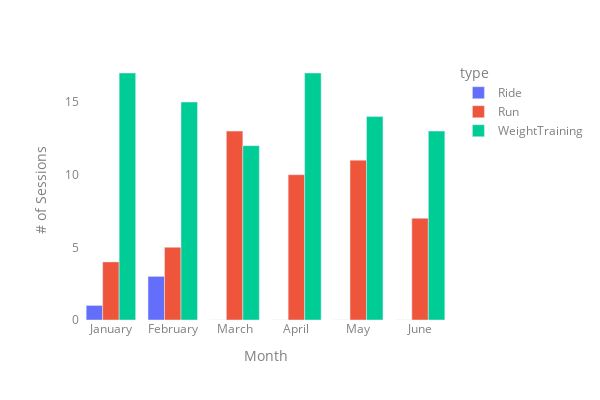

Notebook code cell kept with this figure:
### Code cell
barplot = px.bar(xtab, color='type', barmode='group', height=400, width=600, 
                labels={'month':'Month', 'value':'# of Sessions'})

barplot.update_layout(
    paper_bgcolor = colors['background'][0],
    plot_bgcolor = colors['background'][0],
    #font_family = fonts['primary']
    font_color = colors['text'][0]
)

barplot.show()

### Figure 1 — Plotly figure (JSON) as saved in the notebook; plotly's stock layout.template omitted (floating-point values rounded to 4 significant figures)
{"data": [{"alignmentgroup": "True", "hovertemplate": "type=Ride<br>Month=%{x}<br># of Sessions=%{y}<extra></extra>", "legendgroup": "Ride", "marker": {"color": "#636efa", "pattern": {"shape": ""}}, "name": "Ride", "offsetgroup": "Ride", "orientation": "v", "showlegend": true, "textposition": "auto", "type": "bar", "x": ["January", "February", "March", "April", "May", "June"], "xaxis": "x", "y": [1, 3, 0, 0, 0, 0], "yaxis": "y"}, {"alignmentgroup": "True", "hovertemplate": "type=Run<br>Month=%{x}<br># of Sessions=%{y}<extra></extra>", "legendgroup": "Run", "marker": {"color": "#EF553B", "pattern": {"shape": ""}}, "name": "Run", "offsetgroup": "Run", "orientation": "v", "showlegend": true, "textposition": "auto", "type": "bar", "x": ["January", "February", "March", "April", "May", "June"], "xaxis": "x", "y": [4, 5, 13, 10, 11, 7], "yaxis": "y"}, {"alignmentgroup": "True", "hovertemplate": "type=WeightTraining<br>Month=%{x}<br># of Sessions=%{y}<extra></extra>", "legendgroup": "WeightTraining", "marker": {"color": "#00cc96", "pattern": {"shape": ""}}, "name": "WeightTraining", "offsetgroup": "WeightTraining", "orientation": "v", "showlegend": true, "textposition": "auto", "type": "bar", "x": ["January", "February", "March", "April", "May", "June"], "xaxis": "x", "y": [17, 15, 12, 17, 14, 13], "yaxis": "y"}], "layout": {"barmode": "group", "font": {"color": "grey"}, "height": 400, "legend": {"title": {"text": "type"}, "tracegroupgap": 0}, "margin": {"t": 60}, "paper_bgcolor": "rgba(0,0,0,0)", "plot_bgcolor": "rgba(0,0,0,0)", "width": 600, "xaxis": {"anchor": "y", "domain": [0, 1], "title": {"text": "Month"}}, "yaxis": {"anchor": "x", "domain": [0, 1], "title": {"text": "# of Sessions"}}}}
